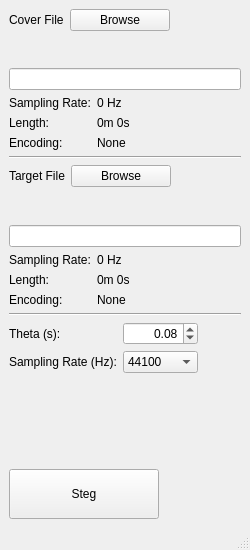
<?xml version="1.0" encoding="UTF-8"?>
<ui version="4.0">
 <class>Steganography</class>
 <widget class="QMainWindow" name="Steganography">
  <property name="geometry">
   <rect>
    <x>0</x>
    <y>0</y>
    <width>250</width>
    <height>550</height>
   </rect>
  </property>
  <property name="sizePolicy">
   <sizepolicy hsizetype="Fixed" vsizetype="Fixed">
    <horstretch>0</horstretch>
    <verstretch>0</verstretch>
   </sizepolicy>
  </property>
  <property name="minimumSize">
   <size>
    <width>250</width>
    <height>550</height>
   </size>
  </property>
  <property name="maximumSize">
   <size>
    <width>250</width>
    <height>550</height>
   </size>
  </property>
  <property name="windowTitle">
   <string>Steganography</string>
  </property>
  <widget class="QWidget" name="centralwidget">
   <layout class="QVBoxLayout" name="verticalLayout_3">
    <item>
     <layout class="QVBoxLayout" name="verticalLayout">
      <item>
       <layout class="QFormLayout" name="formLayout_2">
        <item row="0" column="0">
         <widget class="QLabel" name="cLabel">
          <property name="text">
           <string>Cover File</string>
          </property>
          <property name="buddy">
           <cstring>cBrowse</cstring>
          </property>
         </widget>
        </item>
        <item row="0" column="1">
         <widget class="QPushButton" name="cBrowse">
          <property name="sizePolicy">
           <sizepolicy hsizetype="Minimum" vsizetype="Fixed">
            <horstretch>0</horstretch>
            <verstretch>0</verstretch>
           </sizepolicy>
          </property>
          <property name="maximumSize">
           <size>
            <width>100</width>
            <height>50</height>
           </size>
          </property>
          <property name="text">
           <string>Browse</string>
          </property>
         </widget>
        </item>
       </layout>
      </item>
      <item>
       <widget class="QLineEdit" name="cPath">
        <property name="readOnly">
         <bool>true</bool>
        </property>
       </widget>
      </item>
      <item>
       <layout class="QFormLayout" name="formLayout">
        <item row="0" column="0">
         <widget class="QLabel" name="cLabelSR">
          <property name="text">
           <string>Sampling Rate:</string>
          </property>
         </widget>
        </item>
        <item row="0" column="1">
         <widget class="QLabel" name="cSR">
          <property name="text">
           <string>0 Hz</string>
          </property>
         </widget>
        </item>
        <item row="1" column="0">
         <widget class="QLabel" name="cLabelL">
          <property name="text">
           <string>Length:</string>
          </property>
         </widget>
        </item>
        <item row="1" column="1">
         <widget class="QLabel" name="cL">
          <property name="text">
           <string>0m 0s</string>
          </property>
         </widget>
        </item>
        <item row="2" column="0">
         <widget class="QLabel" name="cLabelE">
          <property name="text">
           <string>Encoding:</string>
          </property>
         </widget>
        </item>
        <item row="2" column="1">
         <widget class="QLabel" name="cEncoding">
          <property name="text">
           <string>None</string>
          </property>
         </widget>
        </item>
       </layout>
      </item>
     </layout>
    </item>
    <item>
     <widget class="Line" name="line_2">
      <property name="orientation">
       <enum>Qt::Horizontal</enum>
      </property>
     </widget>
    </item>
    <item>
     <layout class="QVBoxLayout" name="verticalLayout_2">
      <item>
       <layout class="QFormLayout" name="formLayout_3">
        <item row="0" column="0">
         <widget class="QLabel" name="tLabel">
          <property name="text">
           <string>Target File</string>
          </property>
          <property name="buddy">
           <cstring>tBrowse</cstring>
          </property>
         </widget>
        </item>
        <item row="0" column="1">
         <widget class="QPushButton" name="tBrowse">
          <property name="sizePolicy">
           <sizepolicy hsizetype="Minimum" vsizetype="Fixed">
            <horstretch>0</horstretch>
            <verstretch>0</verstretch>
           </sizepolicy>
          </property>
          <property name="maximumSize">
           <size>
            <width>100</width>
            <height>50</height>
           </size>
          </property>
          <property name="text">
           <string>Browse</string>
          </property>
         </widget>
        </item>
       </layout>
      </item>
      <item>
       <widget class="QLineEdit" name="tPath">
        <property name="readOnly">
         <bool>true</bool>
        </property>
       </widget>
      </item>
      <item>
       <layout class="QFormLayout" name="formLayout_4">
        <item row="0" column="0">
         <widget class="QLabel" name="tLabelSR">
          <property name="text">
           <string>Sampling Rate:</string>
          </property>
         </widget>
        </item>
        <item row="0" column="1">
         <widget class="QLabel" name="tSR">
          <property name="text">
           <string>0 Hz</string>
          </property>
         </widget>
        </item>
        <item row="1" column="0">
         <widget class="QLabel" name="tLabelL">
          <property name="text">
           <string>Length:</string>
          </property>
         </widget>
        </item>
        <item row="1" column="1">
         <widget class="QLabel" name="tL">
          <property name="text">
           <string>0m 0s</string>
          </property>
         </widget>
        </item>
        <item row="2" column="0">
         <widget class="QLabel" name="tLabelE">
          <property name="text">
           <string>Encoding:</string>
          </property>
         </widget>
        </item>
        <item row="2" column="1">
         <widget class="QLabel" name="tEncoding">
          <property name="text">
           <string>None</string>
          </property>
         </widget>
        </item>
       </layout>
      </item>
     </layout>
    </item>
    <item>
     <widget class="Line" name="line">
      <property name="orientation">
       <enum>Qt::Horizontal</enum>
      </property>
     </widget>
    </item>
    <item>
     <layout class="QFormLayout" name="formLayout_5">
      <item row="0" column="0">
       <widget class="QLabel" name="label">
        <property name="text">
         <string>Theta (s):</string>
        </property>
        <property name="buddy">
         <cstring>doubleSpinBox</cstring>
        </property>
       </widget>
      </item>
      <item row="0" column="1">
       <widget class="QDoubleSpinBox" name="doubleSpinBox">
        <property name="maximumSize">
         <size>
          <width>75</width>
          <height>50</height>
         </size>
        </property>
        <property name="alignment">
         <set>Qt::AlignRight|Qt::AlignTrailing|Qt::AlignVCenter</set>
        </property>
        <property name="accelerated">
         <bool>true</bool>
        </property>
        <property name="minimum">
         <double>0.010000000000000</double>
        </property>
        <property name="maximum">
         <double>0.090000000000000</double>
        </property>
        <property name="singleStep">
         <double>0.010000000000000</double>
        </property>
        <property name="value">
         <double>0.080000000000000</double>
        </property>
       </widget>
      </item>
      <item row="1" column="0">
       <widget class="QLabel" name="label_2">
        <property name="text">
         <string>Sampling Rate (Hz):</string>
        </property>
        <property name="buddy">
         <cstring>comboBox</cstring>
        </property>
       </widget>
      </item>
      <item row="1" column="1">
       <widget class="QComboBox" name="comboBox">
        <property name="maximumSize">
         <size>
          <width>75</width>
          <height>50</height>
         </size>
        </property>
        <item>
         <property name="text">
          <string>44100</string>
         </property>
        </item>
        <item>
         <property name="text">
          <string>22050</string>
         </property>
        </item>
        <item>
         <property name="text">
          <string>11025</string>
         </property>
        </item>
       </widget>
      </item>
     </layout>
    </item>
    <item>
     <widget class="QPushButton" name="pushButton">
      <property name="maximumSize">
       <size>
        <width>150</width>
        <height>50</height>
       </size>
      </property>
      <property name="text">
       <string>Steg</string>
      </property>
     </widget>
    </item>
   </layout>
  </widget>
  <widget class="QMenuBar" name="menubar">
   <property name="geometry">
    <rect>
     <x>0</x>
     <y>0</y>
     <width>250</width>
     <height>27</height>
    </rect>
   </property>
  </widget>
  <widget class="QStatusBar" name="statusbar"/>
 </widget>
 <tabstops>
  <tabstop>cBrowse</tabstop>
  <tabstop>tBrowse</tabstop>
  <tabstop>doubleSpinBox</tabstop>
  <tabstop>comboBox</tabstop>
  <tabstop>pushButton</tabstop>
  <tabstop>cPath</tabstop>
  <tabstop>tPath</tabstop>
 </tabstops>
 <resources/>
 <connections>
  <connection>
   <sender>cBrowse</sender>
   <signal>released()</signal>
   <receiver>cPath</receiver>
   <slot>clear()</slot>
   <hints>
    <hint type="sourcelabel">
     <x>130</x>
     <y>58</y>
    </hint>
    <hint type="destinationlabel">
     <x>127</x>
     <y>86</y>
    </hint>
   </hints>
  </connection>
 </connections>
</ui>
